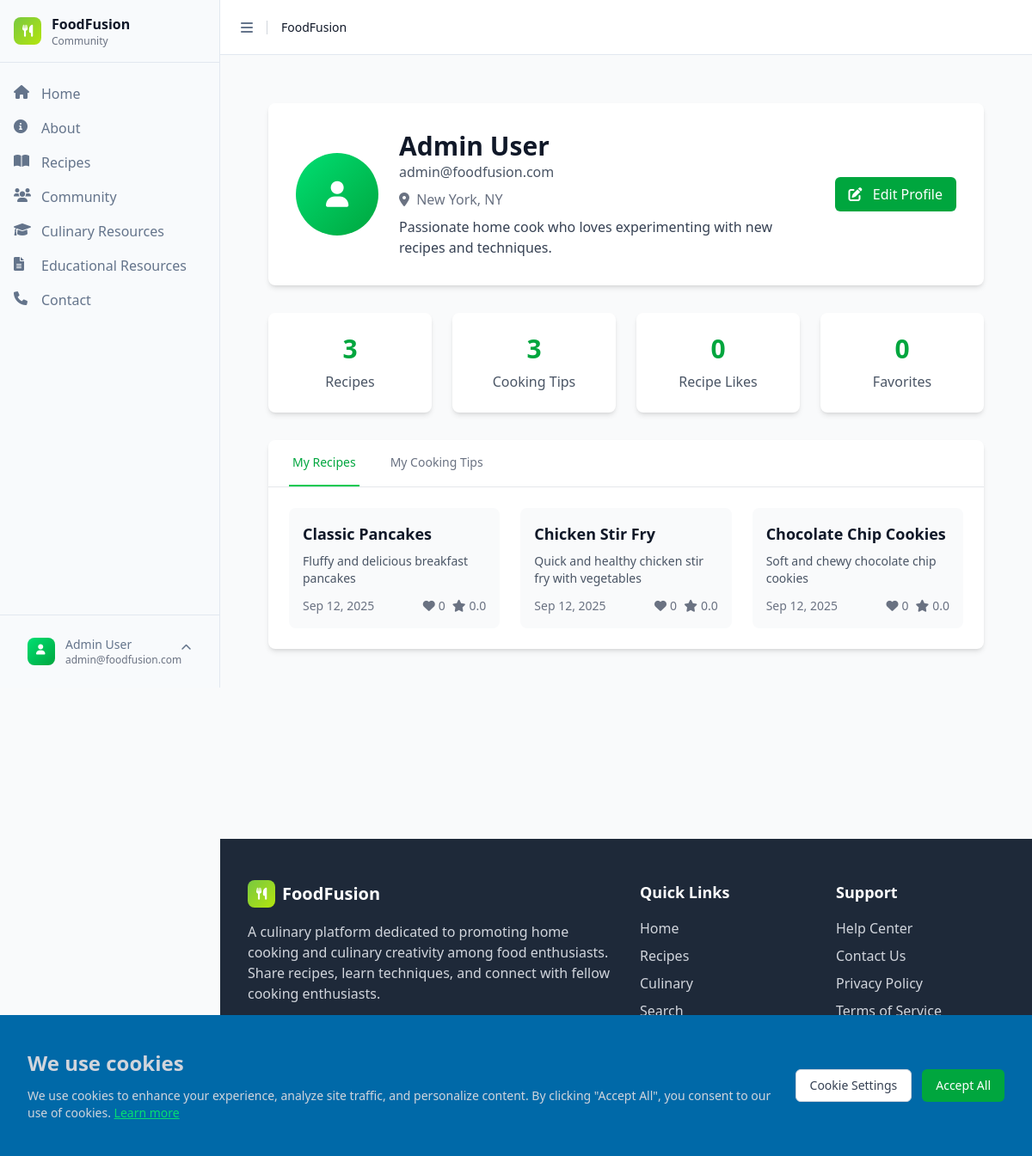
Screenshot of /index.php?page=profile (signed in) with the database file from the repository.
### tables this page shows
CREATE TABLE IF NOT EXISTS users (
    id INT AUTO_INCREMENT PRIMARY KEY,
    firstName VARCHAR(50) NOT NULL,
    lastName VARCHAR(50) NOT NULL,
    email VARCHAR(100) NOT NULL UNIQUE,
    password VARCHAR(255) NOT NULL,
    bio TEXT,
    location VARCHAR(100),
    website VARCHAR(255),
    profile_image VARCHAR(500),
    failed_login_attempts INT DEFAULT 0,
    last_failed_login TIMESTAMP NULL,
    account_locked_until TIMESTAMP NULL,
    created_at TIMESTAMP DEFAULT CURRENT_TIMESTAMP,
    updated_at TIMESTAMP DEFAULT CURRENT_TIMESTAMP ON UPDATE CURRENT_TIMESTAMP,
    INDEX idx_email (email),
    INDEX idx_name (firstName, lastName),
    INDEX idx_users_lockout (email, account_locked_until)
);

CREATE TABLE recipes (
    id INT AUTO_INCREMENT PRIMARY KEY,
    title VARCHAR(255) NOT NULL,
    description TEXT,
    instructions TEXT NOT NULL,
    cooking_time INT,
    difficulty ENUM('Easy', 'Medium', 'Hard') DEFAULT 'Medium',
    user_id INT NOT NULL,
    image_url VARCHAR(500),
    video_url VARCHAR(500),
    servings INT,
    cuisine_type_id INT,
    created_at TIMESTAMP DEFAULT CURRENT_TIMESTAMP,
    updated_at TIMESTAMP DEFAULT CURRENT_TIMESTAMP ON UPDATE CURRENT_TIMESTAMP,
    FOREIGN KEY (user_id) REFERENCES users(id) ON DELETE CASCADE,
    FOREIGN KEY (cuisine_type_id) REFERENCES cuisine_types(id) ON DELETE SET NULL
);

### includes/functions.php (called while the page is built, shortened)
<?php
require_once __DIR__ . '/../config/database.php';
function getUserById($id) {
    global $db;
    $stmt = $db->prepare("SELECT * FROM users WHERE id = ?");
    $stmt->execute([$id]);
    return $stmt->fetch();
}
function getAllRecipes($filters = []) {
    global $db;
    $whereClause = "WHERE 1=1";
    $params = [];
    if (!empty($filters['user_id'])) {
        $whereClause .= " AND r.user_id = ?";
        $params[] = $filters['user_id'];
    }
    $query = "SELECT r.*, u.firstName, u.lastName,
              GROUP_CONCAT(DISTINCT c.name) as categories,
              ct.name as cuisine_type,
              COALESCE(rr.avg_rating, 0) as average_rating,
              COALESCE(rr.total_ratings, 0) as total_ratings,
              COALESCE(rl.total_likes, 0) as total_likes
              FROM recipes r
              LEFT JOIN users u ON r.user_id = u.id
              LEFT JOIN recipe_categories rc ON r.id = rc.recipe_id
              LEFT JOIN categories c ON rc.category_id = c.id
              LEFT JOIN cuisine_types ct ON r.cuisine_type_id = ct.id
              LEFT JOIN (
                  SELECT recipe_id,
                         AVG(CAST(rating AS DECIMAL(3,2))) as avg_rating,
                         COUNT(*) as total_ratings
                  FROM recipe_reviews
                  GROUP BY recipe_id
              ) rr ON r.id = rr.recipe_id
              LEFT JOIN (
                  SELECT recipe_id, COUNT(*) as total_likes
                  FROM recipe_likes
                  GROUP BY recipe_id
              ) rl ON r.id = rl.recipe_id
              $whereClause
              GROUP BY r.id
              ORDER BY r.created_at DESC";
    $stmt = $db->prepare($query);
    $stmt->execute($params);
    $recipes = $stmt->fetchAll();
    foreach ($recipes as &$recipe) {
        if ($recipe['categories']) {
            $recipe['categories'] = explode(',', $recipe['categories']);
        } else {
            $recipe['categories'] = [];
        }
        $recipe['average_rating'] = (float) $recipe['average_rating'];
        $recipe['total_ratings'] = (int) $recipe['total_ratings'];
    }
    return $recipes;
}
function formatDate($date) {
    return date('M j, Y', strtotime($date));
}
?>

### pages/profile.php (the view, shortened to what this page needs)
<?php
include 'includes/header.php';
$userRecipes = getAllRecipes(['user_id' => $user['id']]);
$userTips = [];
try {
    global $db;
    $stmt = $db->prepare("SELECT * FROM cooking_tips WHERE user_id = ? ORDER BY created_at DESC");
    $stmt->execute([$user['id']]);
    $userTips = $stmt->fetchAll();
} catch (Exception $e) {
}
?>
<div class="min-h-screen bg-gray-50">
    <div class="max-w-7xl mx-auto px-4 sm:px-6 lg:px-8 py-8">
        <div class="bg-white rounded-lg shadow-md p-8 mb-8">
            <div class="flex flex-col md:flex-row items-start md:items-center space-y-4 md:space-y-0 md:space-x-6">
                <div class="flex-shrink-0">
                    <?php if ($user['profile_image']): ?>
                        <img src="uploads/<?php echo $user['profile_image']; ?>"
                             alt="Profile" class="w-24 h-24 rounded-full object-cover">
                    <?php else: ?>
                        <div class="w-24 h-24 rounded-full bg-gradient-to-br from-green-400 to-green-600 flex items-center justify-center">
                            <i class="fas fa-user text-white text-3xl"></i>
                        </div>
                    <?php endif; ?>
                </div>
                <div class="flex-1">
                    <h1 class="text-3xl font-bold text-gray-900">
                        <?php echo htmlspecialchars($user['firstName'] . ' ' . $user['lastName']); ?>
                    </h1>
                    <p class="text-gray-600 mb-2"><?php echo htmlspecialchars($user['email']); ?></p>
                    <?php if ($user['location']): ?>
                    <p class="text-gray-500 mb-2">
                        <i class="fas fa-map-marker-alt mr-1"></i>
                        <?php echo htmlspecialchars($user['location']); ?>
                    </p>
                    <?php endif; ?>
                    <?php if ($user['bio']): ?>
                    <p class="text-gray-700"><?php echo nl2br(htmlspecialchars($user['bio'])); ?></p>
                    <?php endif; ?>
                </div>
                <div class="flex space-x-4">
                    <a href="index.php?page=edit-profile"
                       class="bg-green-600 hover:bg-green-700 text-white px-4 py-2 rounded-md font-medium">
                        <i class="fas fa-edit mr-2"></i>
                        Edit Profile
                    </a>
                </div>
            </div>
        </div>
        <div class="grid grid-cols-1 md:grid-cols-4 gap-6 mb-8">
            <div class="bg-white rounded-lg shadow-md p-6 text-center">
                <div class="text-3xl font-bold text-green-600 mb-2"><?php echo count($userRecipes); ?></div>
                <div class="text-gray-600">Recipes</div>
            </div>
            <div class="bg-white rounded-lg shadow-md p-6 text-center">
                <div class="text-3xl font-bold text-green-600 mb-2"><?php echo count($userTips); ?></div>
                <div class="text-gray-600">Cooking Tips</div>
            </div>
            <div class="bg-white rounded-lg shadow-md p-6 text-center">
                <div class="text-3xl font-bold text-green-600 mb-2">
                    <?php
                    try {
                        global $db;
                        $stmt = $db->prepare("SELECT COUNT(*) as count FROM recipe_likes rl JOIN recipes r ON rl.recipe_id = r.id WHERE r.user_id = ?");
                        $stmt->execute([$user['id']]);
                        $result = $stmt->fetch();
                        echo $result['count'];
                    } catch (Exception $e) {
                        echo '0';
                    }
                    ?>
                </div>
                <div class="text-gray-600">Recipe Likes</div>
            </div>
            <div class="bg-white rounded-lg shadow-md p-6 text-center">
                <div class="text-3xl font-bold text-green-600 mb-2">
                    <?php
                    try {
                        global $db;
                        $stmt = $db->prepare("SELECT COUNT(*) as count FROM user_favorites WHERE user_id = ?");
                        $stmt->execute([$user['id']]);
                        $result = $stmt->fetch();
                        echo $result['count'];
                    } catch (Exception $e) {
                        echo '0';
                    }
                    ?>
                </div>
                <div class="text-gray-600">Favorites</div>
            </div>
        </div>
        <div class="bg-white rounded-lg shadow-md">
            <div class="border-b border-gray-200">
                <nav class="flex space-x-8 px-6">
                    <button onclick="showTab('recipes')" id="recipes-tab"
                            class="py-4 px-1 border-b-2 border-green-500 text-green-600 font-medium text-sm">
                        My Recipes
                    </button>
                    <button onclick="showTab('tips')" id="tips-tab"
                            class="py-4 px-1 border-b-2 border-transparent text-gray-500 hover:text-gray-700 font-medium text-sm">
                        My Cooking Tips
                    </button>
                </nav>
            </div>
            <div class="p-6">
                <div id="recipes-content" class="tab-content">
                    <?php if (!empty($userRecipes)): ?>
                    <div class="grid grid-cols-1 md:grid-cols-2 lg:grid-cols-3 gap-6">
                        <?php foreach ($userRecipes as $recipe): ?>
                        <div class="bg-gray-50 rounded-lg p-4 hover:shadow-md transition-shadow">
                            <h3 class="text-lg font-semibold text-gray-900 mb-2">
                                <a href="index.php?page=recipe-detail&id=<?php echo $recipe['id']; ?>"
                                   class="hover:text-green-600 transition-colors">
                                    <?php echo htmlspecialchars($recipe['title']); ?>
                                </a>
                            </h3>
                            <p class="text-gray-600 text-sm mb-3">
                                <?php echo htmlspecialchars(substr($recipe['description'], 0, 100)) . (strlen($recipe['description']) > 100 ? '...' : ''); ?>
                            </p>
                            <div class="flex items-center justify-between text-sm text-gray-500">
                                <span><?php echo formatDate($recipe['created_at']); ?></span>
                                <div class="flex items-center space-x-2">
                                    <span><i class="fas fa-heart mr-1"></i><?php echo $recipe['total_likes']; ?></span>
                                    <span><i class="fas fa-star mr-1"></i><?php echo number_format($recipe['average_rating'], 1); ?></span>
                                </div>
                            </div>
                        </div>
                        <?php endforeach; ?>
                    </div>
                    <?php endif; ?>
                </div>
            </div>
        </div>
    </div>
</div>
<?php include 'includes/footer.php'; ?>

### includes/header.php (shortened to what this page needs)
<!DOCTYPE html>
<html lang="en">
<head>
    <link href="src/output.css" rel="stylesheet">
    <link href="https://cdnjs.cloudflare.com/ajax/libs/font-awesome/6.0.0/css/all.min.css" rel="stylesheet">
</head>
<body class="bg-gray-50 min-h-screen">
    <aside id="sidebar" class="sidebar">
        <div class="sidebar-content">
            <div class="sidebar-header">
                <div class="flex items-center">
                    <div class="w-8 h-8 gradient-bg rounded-lg flex items-center justify-center mr-3">
                        <i class="fas fa-utensils text-white text-sm"></i>
                    </div>
                    <div class="flex-1">
                        <div class="font-semibold text-gray-900">FoodFusion</div>
                        <div class="text-xs text-gray-500">Community</div>
                    </div>
                </div>
            </div>
            <div class="sidebar-main">
                <div class="sidebar-group">
                    <ul class="sidebar-menu">
                        <li class="sidebar-menu-item">
                            <a href="index.php" class="sidebar-menu-button <?php echo ($page == 'home') ? 'active' : ''; ?>">
                                <i class="fas fa-home"></i>
                                <span>Home</span>
                            </a>
                        </li>
                        <li class="sidebar-menu-item">
                            <a href="index.php?page=about" class="sidebar-menu-button <?php echo ($page == 'about') ? 'active' : ''; ?>">
                                <i class="fas fa-info-circle"></i>
                                <span>About</span>
                            </a>
                        </li>
                        <li class="sidebar-menu-item">
                            <a href="index.php?page=recipes" class="sidebar-menu-button <?php echo ($page == 'recipes') ? 'active' : ''; ?>">
                                <i class="fas fa-book-open"></i>
                                <span>Recipes</span>
                            </a>
                        </li>
                        <li class="sidebar-menu-item">
                            <a href="index.php?page=community" class="sidebar-menu-button <?php echo ($page == 'community') ? 'active' : ''; ?>">
                                <i class="fas fa-users"></i>
                                <span>Community</span>
                            </a>
                        </li>
                        <li class="sidebar-menu-item">
                            <a href="index.php?page=culinary" class="sidebar-menu-button <?php echo ($page == 'culinary') ? 'active' : ''; ?>">
                                <i class="fas fa-graduation-cap"></i>
                                <span>Culinary Resources</span>
                            </a>
                        </li>
                        <li class="sidebar-menu-item">
                            <a href="index.php?page=resources" class="sidebar-menu-button <?php echo ($page == 'resources') ? 'active' : ''; ?>">
                                <i class="fas fa-file-text"></i>
                                <span>Educational Resources</span>
                            </a>
                        </li>
                        <li class="sidebar-menu-item">
                            <a href="index.php?page=contact" class="sidebar-menu-button <?php echo ($page == 'contact') ? 'active' : ''; ?>">
                                <i class="fas fa-phone"></i>
                                <span>Contact</span>
                            </a>
                        </li>
                    </ul>
                </div>
            </div>
            <?php if ($isLoggedIn): ?>
            <div class="sidebar-footer">
                <div class="user-dropdown" id="user-dropdown">
                    <button class="sidebar-menu-button w-full" onclick="toggleUserDropdown()">
                        <?php if ($user['profile_image']): ?>
                            <img src="uploads/<?php echo $user['profile_image']; ?>"
                                 alt="Profile" class="w-8 h-8 rounded-lg mr-3 object-cover">
                        <?php else: ?>
                            <div class="w-8 h-8 rounded-lg mr-3 bg-gradient-to-br from-green-400 to-green-600 flex items-center justify-center">
                                <i class="fas fa-user text-white text-xs ml-5 mt-1"></i>
                            </div>
                        <?php endif; ?>
                        <div class="flex-1 text-left">
                            <div class="font-medium text-sm"><?php echo htmlspecialchars($user['firstName'] . ' ' . $user['lastName']); ?></div>
                            <div class="text-xs text-gray-500"><?php echo htmlspecialchars($user['email']); ?></div>
                        </div>
                        <i class="fas fa-chevron-up text-xs"></i>
                    </button>
                </div>
            </div>
            <?php endif; ?>
        </div>
    </aside>
    <?php include 'includes/cookie-banner.php'; ?>
    <div id="main-content" class="main-content">
        <header class="main-header">
            <div class="flex items-center gap-2">
                <button class="sidebar-trigger" onclick="toggleSidebar()">
                    <i class="fas fa-bars"></i>
                </button>
                <div class="text-sm font-medium text-gray-900">FoodFusion</div>
            </div>
        </header>
        <main class="flex-1 p-6">

### rows the page displays
users: firstName+lastName "Admin User", email "admin@foodfusion.com", location "New York, NY", bio "Passionate home cook who loves experimenting with new recipes and techniques."
recipes: title "Classic Pancakes", description "Fluffy and delicious breakfast pancakes", created_at "Sep 12, 2025", total_likes "0", average_rating "0.0"
recipes: title "Chicken Stir Fry", description "Quick and healthy chicken stir fry with vegetables", created_at "Sep 12, 2025", total_likes "0", average_rating "0.0"
recipes: title "Chocolate Chip Cookies", description "Soft and chewy chocolate chip cookies", created_at "Sep 12, 2025", total_likes "0", average_rating "0.0"

### other values shown
count($userRecipes) "3"
count($userTips) "3"
$result['count'] "0"
